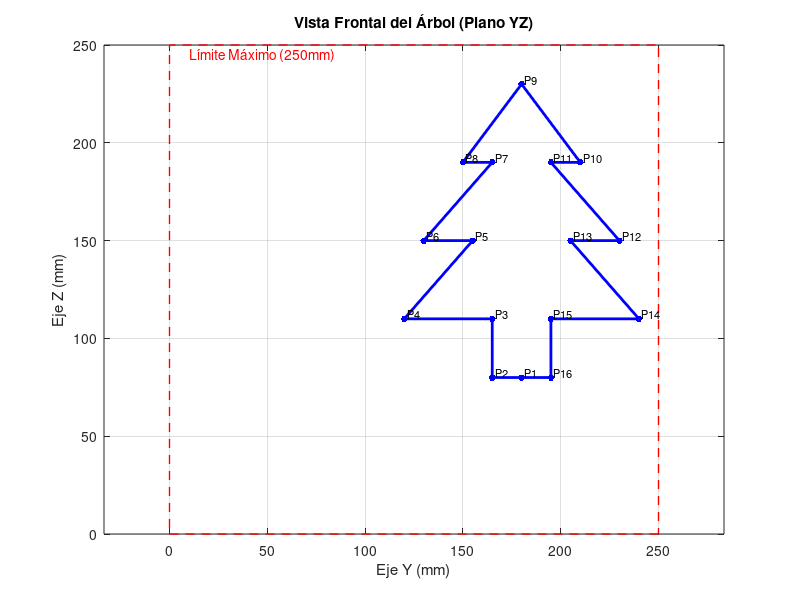
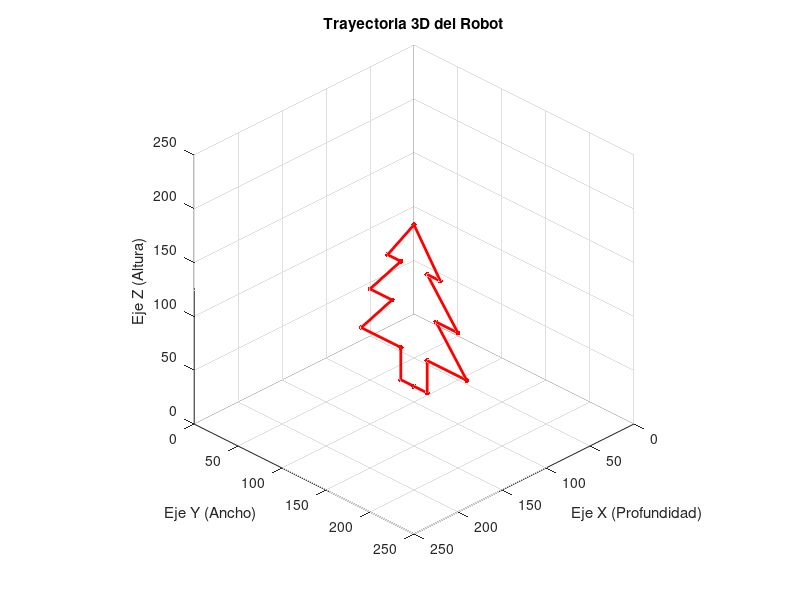

Recreate these plots in MATLAB, in order.
% --- CÓDIGO MATLAB: VERIFICACIÓN TRAYECTORIA ÁRBOL (ZONA SEGURA) ---
clc; clear; close all;

% CONFIGURACIÓN INICIAL (Tus límites)
% Todas las medidas en MILÍMETROS (mm)
X_fijo = 180;  % Profundidad fija
Y_centro = 180; % Centro del árbol en Y
Z_base = 80;    % Base del árbol en Z

% DEFINICIÓN DE PUNTOS (WAYPOINTS)
% Formato: [X, Y, Z]
waypoints = [
    % 1. INICIO (Centro Base)
    X_fijo,  180,   80;

    % --- LADO DERECHO ---
    % 2. Tronco Base Der
    X_fijo,  165,   80;
    % 3. Tronco Tope Der
    X_fijo,  165,  110;
    % 4. Rama Baja Punta Der
    X_fijo,  120,  110;
    % 5. Rama Baja Interior
    X_fijo,  155,  150;
    % 6. Rama Media Punta Der
    X_fijo,  130,  150;
    % 7. Rama Media Interior
    X_fijo,  165,  190;
    % 8. Rama Alta Punta Der
    X_fijo,  150,  190;

    % --- CIMA ---
    % 9. ESTRELLA (Punto más alto Z=230 < 250)
    X_fijo,  180,  230;

    % --- LADO IZQUIERDO (Simétrico) ---
    % 10. Rama Alta Punta Izq
    X_fijo,  210,  190;
    % 11. Rama Media Interior
    X_fijo,  195,  190;
    % 12. Rama Media Punta Izq
    X_fijo,  230,  150;
    % 13. Rama Baja Interior
    X_fijo,  205,  150;
    % 14. Rama Baja Punta Izq (Max Y=240 < 250)
    X_fijo,  240,  110;
    % 15. Tronco Tope Izq
    X_fijo,  195,  110;
    % 16. Tronco Base Izq
    X_fijo,  195,   80;

    % --- CIERRE ---
    % 17. Volver al Inicio
    X_fijo,  180,   80;
];

% Separar coordenadas
X = waypoints(:,1);
Y = waypoints(:,2);
Z = waypoints(:,3);

% --- GRAFICAR EN 2D (VISTA FRONTAL YZ) ---
figure('Name', 'Vista Frontal (Plano de Dibujo)', 'Color', 'w');
plot(Y, Z, 'b.-', 'LineWidth', 2, 'MarkerSize', 15);
grid on;
axis equal;
xlabel('Eje Y (mm)');
ylabel('Eje Z (mm)');
title('Vista Frontal del Árbol (Plano YZ)');

% Dibujar límites de seguridad (Caja de 250mm)
hold on;
rectangle('Position',[0,0,250,250], 'EdgeColor','r', 'LineStyle','--', 'LineWidth', 1);
text(10, 245, 'Límite Máximo (250mm)', 'Color', 'r');

% Etiquetar los puntos
for i = 1:length(Y)-1
    text(Y(i), Z(i), [' P', num2str(i)], 'FontSize', 8, 'Color', 'k', 'VerticalAlignment','bottom');
end

% --- GRAFICAR EN 3D (PERSPECTIVA ROBOT) ---
figure('Name', 'Vista 3D Isométrica', 'Color', 'w');
plot3(X, Y, Z, 'r.-', 'LineWidth', 2, 'MarkerSize', 12);
grid on;
axis equal;
xlabel('Eje X (Profundidad)');
ylabel('Eje Y (Ancho)');
zlabel('Eje Z (Altura)');
title('Trayectoria 3D del Robot');

% Configurar vista
view(135, 30);
xlim([0, 250]);
ylim([0, 250]);
zlim([0, 250]);

disp('--- COORDENADAS LISTAS PARA COPIAR A UR ---');
disp(waypoints);
